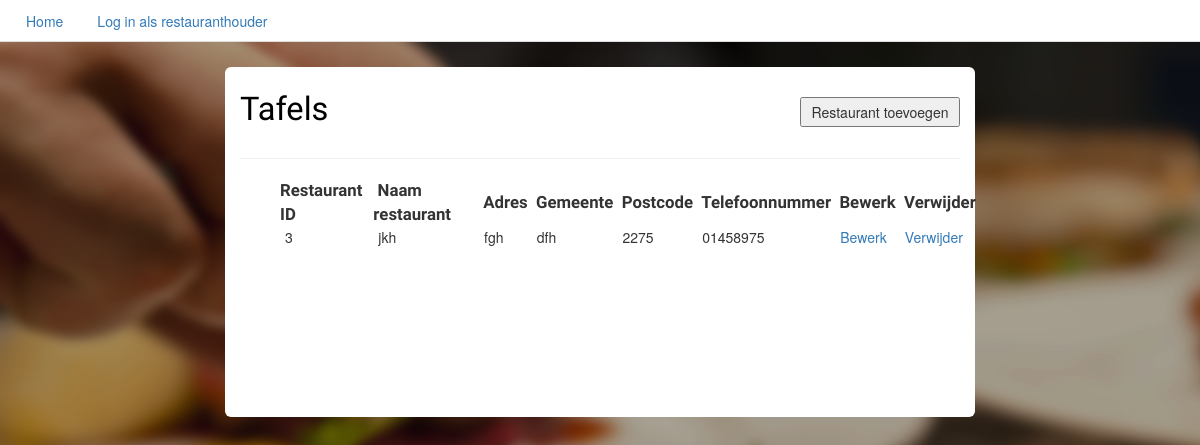
The page /CI/index.php/restos on the database as committed earlier.
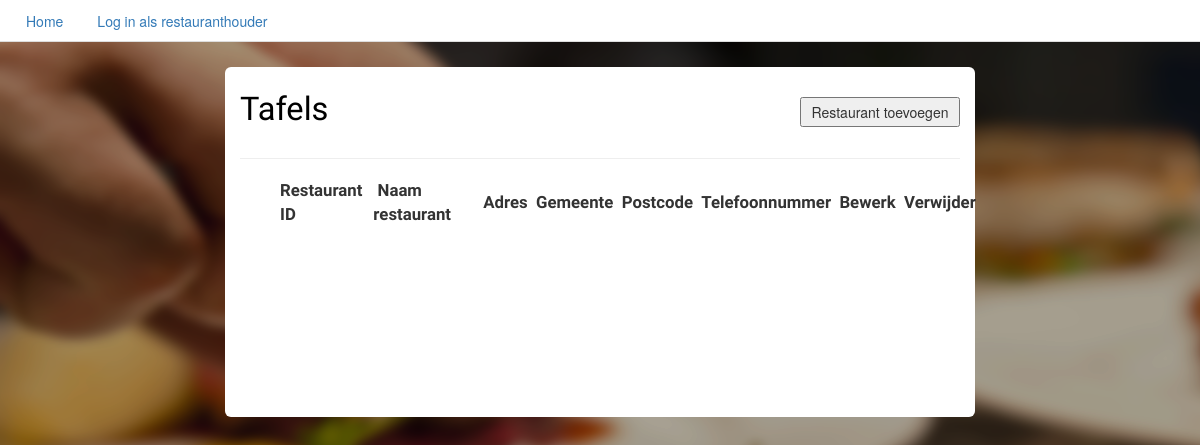
The same page on the database as committed later.
### tables this page shows
CREATE TABLE IF NOT EXISTS `tbl_restaurant` (
`resto_id` int(11) NOT NULL,
  `restaurantnaam` varchar(250) NOT NULL,
  `adres` varchar(250) NOT NULL,
  `gemeente` varchar(250) NOT NULL,
  `postcode` int(4) NOT NULL,
  `telefoonnummer` varchar(40) NOT NULL,
  `id` int(11) NOT NULL
);

### CI/application/controllers/restos.php (called while the page is built, shortened)
<?php if (!defined('BASEPATH')) exit('No direct script access allowed');
class Restos extends CI_Controller {
	public function __construct()
	{
		$this->load->model('resto_model');
		$this->load->library('form_validation');
	}
	public function index()
	{
		$this->data['restos'] = $this->resto_model->getAll();
		$this->data['title'] = 'Restaurant Management';
		$this->data['message'] = $this->session->flashdata('message');
		$this->load->view('resto/resto_manage', $this->data);
	}
}

### CI/index.php (called while the page is built, shortened)
<?php
require_once BASEPATH.'core/CodeIgniter.php';

### CI/application/models/resto_model.php (called while the page is built, shortened)
<?php if (!defined('BASEPATH')) exit('No direct script access allowed');
class Resto_model extends CI_Model {
	function getAll() {
		$condition = "id =" . "'" . $this->session->userdata('logged_in')['id']. "'";
		$this->db->from('tbl_restaurant');
        $this->db->where($condition);
        $query = $this->db->get();
        return $query->result_array();
	}
}

### CI/application/views/resto/resto_manage.php (the view, shortened to what this page needs)
<!DOCTYPE html>
<html>
<head>
    <link rel="stylesheet" href="https://maxcdn.bootstrapcdn.com/bootstrap/3.3.4/css/bootstrap.min.css">
    <link rel="stylesheet" type="text/css" href="<?php echo base_url(); ?>assets/stylesheets/styles.css"/>
</head>
<body id="landingBody">
<?php
 if(null !==($this->session->userdata('logged_in')))
   {
     include_once(APPPATH.'/views/AdminNav.php');
   }
   else
   {
     include_once(APPPATH.'/views/MainNav.php');
   }
 ?>
 <div class="dashContainer" id="dashContainer1">
		<h2>Tafels</h2>
   <button name="New" type="button" value="Restaurant toevoegen" onclick="window.location='addresto'">Restaurant toevoegen</button>
<form name="frmproduct" method="post">
	<table>
		<tr>
			<th style="font-family: 'Yanone Kaffeesatz', sans-serif; font-size: 1.2em"><strong>Restaurant ID&nbsp;</strong>
			</th>
			<th style="font-family: 'Yanone Kaffeesatz', sans-serif; font-size: 1.2em"><strong>&nbsp;Naam restaurant&nbsp;</strong>
			</th>
			<th style="font-family: 'Yanone Kaffeesatz', sans-serif; font-size: 1.2em"><strong>&nbsp;Adres&nbsp;</strong>
			</th>
			<th style="font-family: 'Yanone Kaffeesatz', sans-serif; font-size: 1.2em"><strong>&nbsp;Gemeente&nbsp;</strong>
			</th>
			<th style="font-family: 'Yanone Kaffeesatz', sans-serif; font-size: 1.2em"><strong>&nbsp;Postcode&nbsp;</strong>
			</th>
			<th style="font-family: 'Yanone Kaffeesatz', sans-serif; font-size: 1.2em"><strong>&nbsp;Telefoonnummer&nbsp;</strong>
			</th>
			<th style="font-family: 'Yanone Kaffeesatz', sans-serif; font-size: 1.2em"><strong>&nbsp;Bewerk&nbsp;</strong>
			</th>
			<th style="font-family: 'Yanone Kaffeesatz', sans-serif; font-size: 1.2em"><strong>&nbsp;Verwijder&nbsp;</strong>
			</th>
			<hr>
		</tr>
		<?php
		foreach ($restos as $resto){
			$id = $resto['resto_id'];
		?>
			<tr>
				<td style="padding-left: 5px;"><?php echo $resto['resto_id'] ?></td>
				<td style="padding-left: 5px;"><?php echo $resto['restaurantnaam'] ?></td>
				<td style="padding-left: 5px;"><?php echo $resto['adres'] ?></td>
				<td style="padding-left: 5px;"><?php echo $resto['gemeente'] ?></td>
				<td style="padding-left: 5px;"><?php echo $resto['postcode'] ?></td>
				<td style="padding-left: 5px;"><?php echo $resto['telefoonnummer'] ?></td>
				<td style="padding-left: 5px;"><a href='editresto/<?php echo $id ?>'>Bewerk</a></td>
				<td style="padding-left: 5px;">
					<?php
						echo anchor('restos/deleteresto/'.$id, 'Verwijder', array('onClick' => "return confirm('Zeker dat u dit restaurant wilt verwijderen?')"));
					?>
				</td>
			</tr>
		<?php
		}
		?>
	</table>
</form>
</div>
</body>
</html>

Rows that differ between the two databases and show on the page:
no longer on this page (row edited): tbl_restaurant: resto_id "3", restaurantnaam "jkh", adres "fgh", gemeente "dfh", postcode "2275", telefoonnummer "01458975", resto_id "Verwijder"
